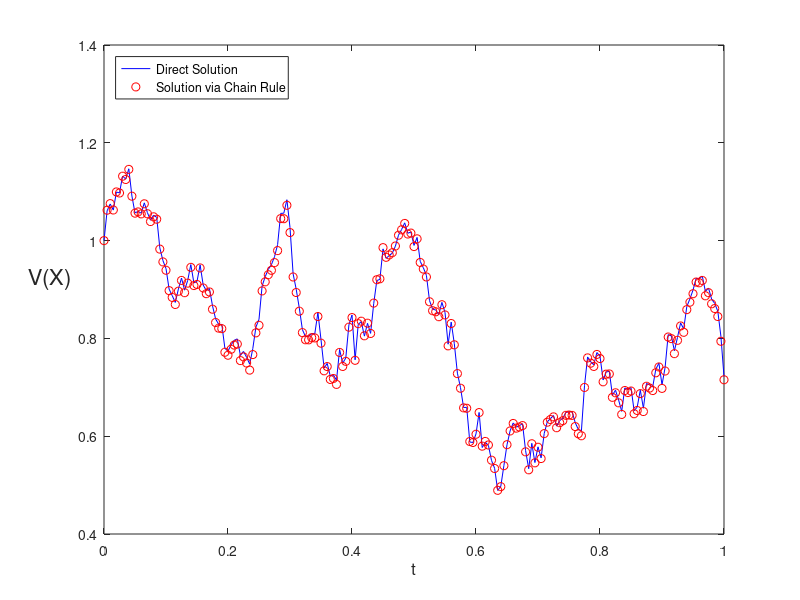

Write MATLAB code to recreate this figure.
% CHAIN  Test stochastic Chain Rule
% Listing 10
%
% Solve SDE for V(X) = sqrt(X) where X solves 
%         dX = (alpha - X) dt + beta sqrt(X) dW,   X(0) = Xzero,
%      with alpha = 2, beta = 1 and Xzero = 1.
% Xem1 is Euler-Maruyama solution for X. 
% Xem2 is Euler-Maruyama solution of SDE for V from Chain Rule.
% Hence, we compare sqrt(Xem1) and Xem2.
% Note: abs is used for safety inside sqrt, but has no effect in this case.

rng(100,'v5normal');

% Problem parameters
alpha = 2; beta = 1; T = 1; N = 200; dt = T/N;
Xzero = 1; Xzero2 = sqrt(Xzero);

% EM steps of size Dt = dt
Dt = dt;                    

% preallocate for efficiency
Xem1 = zeros(1,N); Xem2 = zeros(1,N); 
Xtemp1 = Xzero;  Xtemp2 = Xzero2;

for j = 1:N
    Winc = sqrt(dt)*randn;  
    f1 = (alpha-Xtemp1);
    g1 = beta*sqrt(abs(Xtemp1));
    Xtemp1 = Xtemp1 + Dt*f1 + Winc*g1;
    Xem1(j) = Xtemp1;
    f2 = (4*alpha-beta^2)/(8*Xtemp2) - Xtemp2/2;
    g2 = beta/2;
    Xtemp2 = Xtemp2 + Dt*f2 + Winc*g2;
    Xem2(j) = Xtemp2;
end

plot(0:Dt:T,sqrt([Xzero,abs(Xem1)]),'b-',0:Dt:T,[Xzero,Xem2],'ro')
legend('Direct Solution','Solution via Chain Rule','location','northwest')
xlabel('t','FontSize',12) 
ylabel('V(X)','FontSize',16,'Rotation',0,'HorizontalAlignment','right')

% suppress code analyzer message
%#ok<*NOPTS>

Xdiff = norm(sqrt(Xem1) - Xem2,'inf')